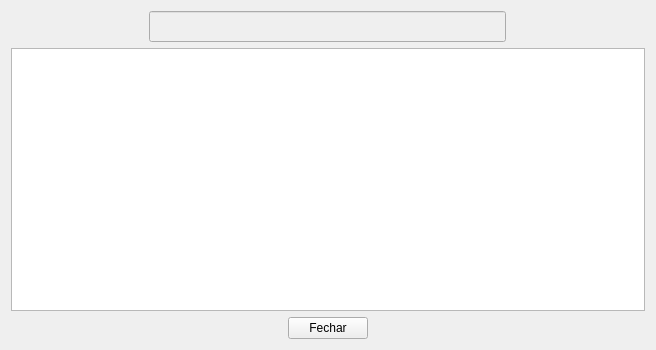
<?xml version="1.0" encoding="UTF-8"?>
<ui version="4.0">
 <class>Resultado</class>
 <widget class="QWidget" name="Resultado">
  <property name="geometry">
   <rect>
    <x>0</x>
    <y>0</y>
    <width>656</width>
    <height>350</height>
   </rect>
  </property>
  <property name="windowTitle">
   <string>Resultado</string>
  </property>
  <layout class="QGridLayout" name="gridLayout">
   <item row="0" column="0">
    <spacer name="horizontalSpacer_4">
     <property name="orientation">
      <enum>Qt::Horizontal</enum>
     </property>
     <property name="sizeHint" stdset="0">
      <size>
       <width>136</width>
       <height>20</height>
      </size>
     </property>
    </spacer>
   </item>
   <item row="0" column="4">
    <spacer name="horizontalSpacer_3">
     <property name="orientation">
      <enum>Qt::Horizontal</enum>
     </property>
     <property name="sizeHint" stdset="0">
      <size>
       <width>136</width>
       <height>20</height>
      </size>
     </property>
    </spacer>
   </item>
   <item row="2" column="1">
    <spacer name="horizontalSpacer">
     <property name="orientation">
      <enum>Qt::Horizontal</enum>
     </property>
     <property name="sizeHint" stdset="0">
      <size>
       <width>136</width>
       <height>20</height>
      </size>
     </property>
    </spacer>
   </item>
   <item row="2" column="2">
    <widget class="QPushButton" name="Fechar">
     <property name="text">
      <string>Fechar</string>
     </property>
    </widget>
   </item>
   <item row="0" column="1" colspan="3">
    <widget class="QLineEdit" name="Titulo">
     <property name="enabled">
      <bool>false</bool>
     </property>
     <property name="font">
      <font>
       <pointsize>14</pointsize>
       <weight>75</weight>
       <bold>true</bold>
      </font>
     </property>
     <property name="contextMenuPolicy">
      <enum>Qt::DefaultContextMenu</enum>
     </property>
     <property name="text">
      <string/>
     </property>
     <property name="alignment">
      <set>Qt::AlignCenter</set>
     </property>
    </widget>
   </item>
   <item row="2" column="3">
    <spacer name="horizontalSpacer_2">
     <property name="orientation">
      <enum>Qt::Horizontal</enum>
     </property>
     <property name="sizeHint" stdset="0">
      <size>
       <width>136</width>
       <height>20</height>
      </size>
     </property>
    </spacer>
   </item>
   <item row="1" column="0" colspan="5">
    <widget class="QTableWidget" name="MatrizC">
     <property name="enabled">
      <bool>true</bool>
     </property>
     <property name="layoutDirection">
      <enum>Qt::LeftToRight</enum>
     </property>
     <property name="autoFillBackground">
      <bool>true</bool>
     </property>
    </widget>
   </item>
  </layout>
 </widget>
 <resources/>
 <connections/>
</ui>
